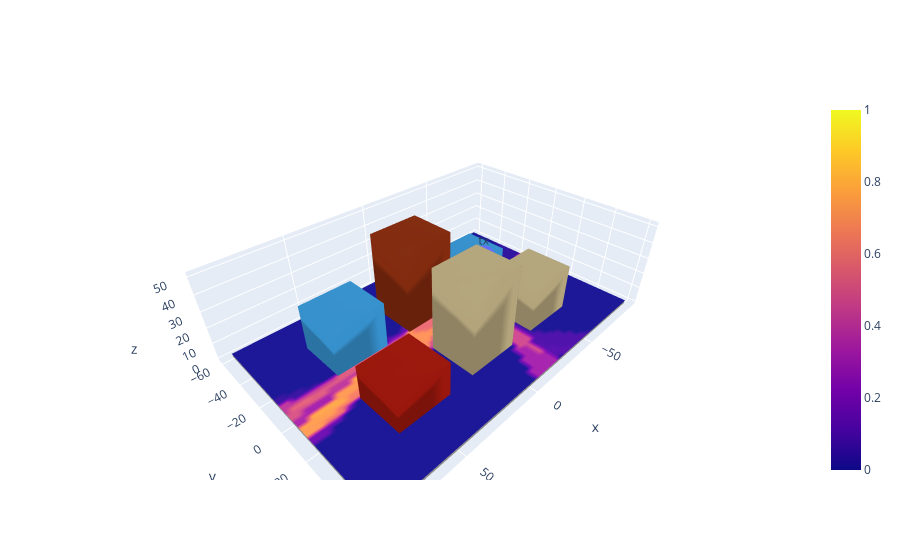

Notebook code for this chart:
### Code cell
with reuse() as fig:
    scene.plot()
    draw_image(
        np.asarray(groups / groups.max()), x=np.asarray(x), y=np.asarray(y), z0=float(z.ravel()[0])
    )

fig
